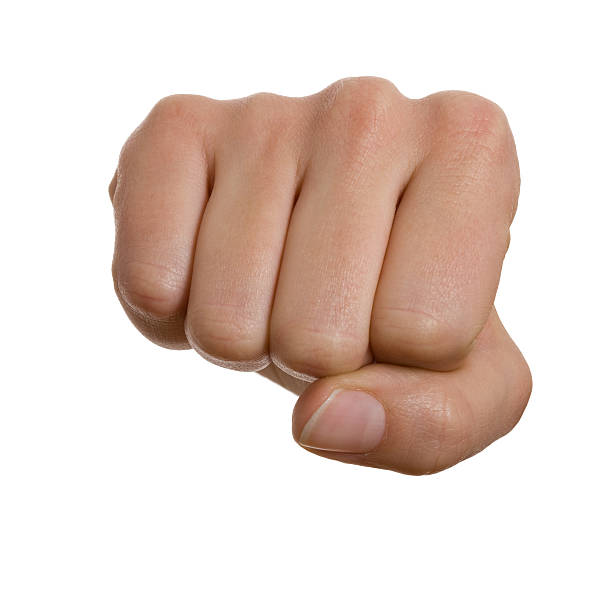
#> input picture HW18_KNN/dataset/fist/fist1.jpg, 612 x 612 px, given in place of the camera
$ python main.py
#> lines starting #> are read from the running program, lines starting #| are printed output that depends on the picture
import cv2
import numpy as np
import matplotlib.pyplot as plt

cap = cv2.VideoCapture(0)

ret, frame = cap.read()
#> frame is the input picture: shape (612, 612, 3); mean B, G, R 206.5, 214.3, 230.3
cap.release()

if not ret:
    raise RuntimeError("Camera frame not captured")

gray = cv2.cvtColor(frame, cv2.COLOR_BGR2GRAY)
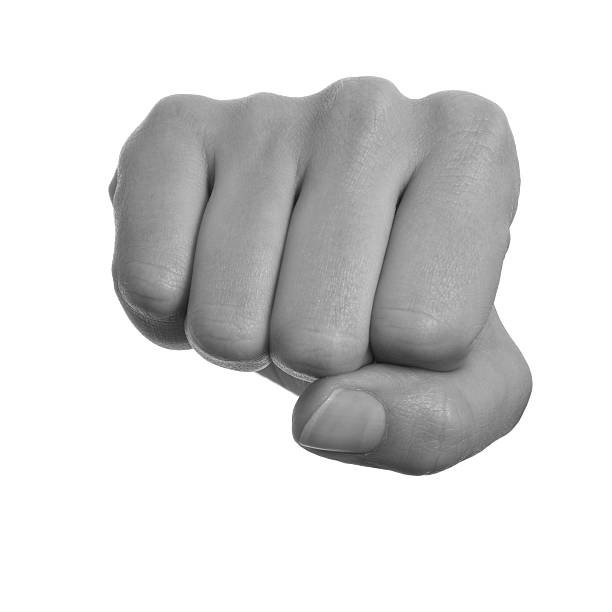
#> gray: shape (612, 612); min 16, max 255, mean 218.2
eq = cv2.equalizeHist(gray)
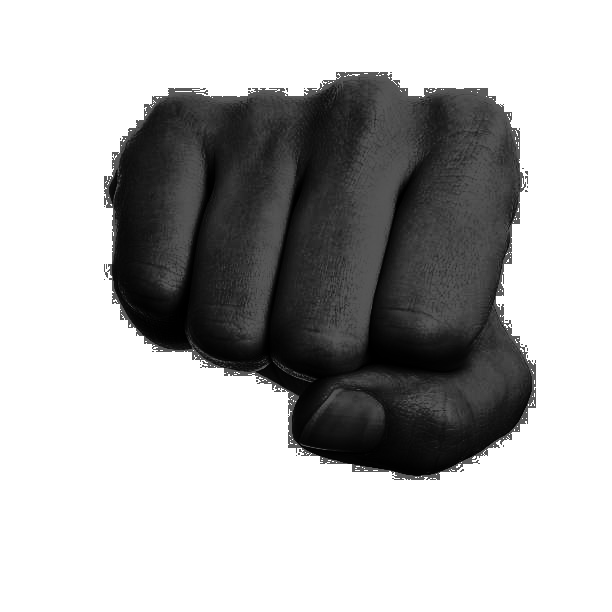
#> eq: shape (612, 612); min 0, max 255, mean 181.1

hist_gray = cv2.calcHist([gray], [0], None, [256], [0, 256])
#> hist_gray = 256 values, max 242421 at index 255, min 0 at index 0, mean 1463.1
hist_eq = cv2.calcHist([eq], [0], None, [256], [0, 256])
#> hist_eq = 256 values, max 242421 at index 255, min 0 at index 32, mean 1463.1

plt.figure(figsize=(12, 6))

plt.subplot(2, 2, 1)
plt.imshow(gray, cmap="gray")
plt.title("Original")
plt.axis("off")

plt.subplot(2, 2, 2)
plt.imshow(eq, cmap="gray")
plt.title("Equalized")
plt.axis("off")

plt.subplot(2, 1, 2)
plt.title("Histograms (bins=256, mask=off)")
plt.plot(hist_gray)
plt.plot(hist_eq)
plt.xlim([0, 256])

plt.tight_layout()
plt.show()
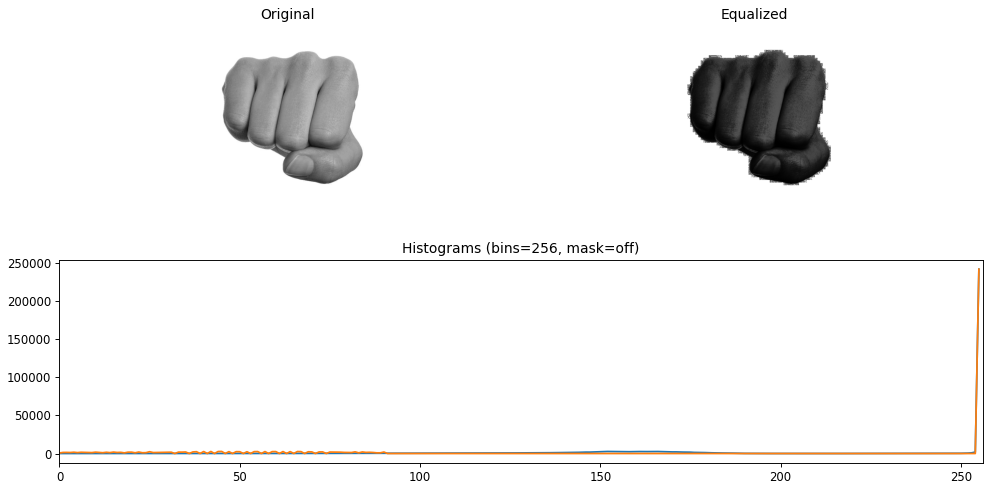
#> figure drawn by matplotlib, 3 panels; panel 3: curve peaks at x = 255, y = 242421; panel 3: curve peaks at x = 255, y = 242421

$ run again, on HW18_KNN/dataset/fist/fist10.jpg
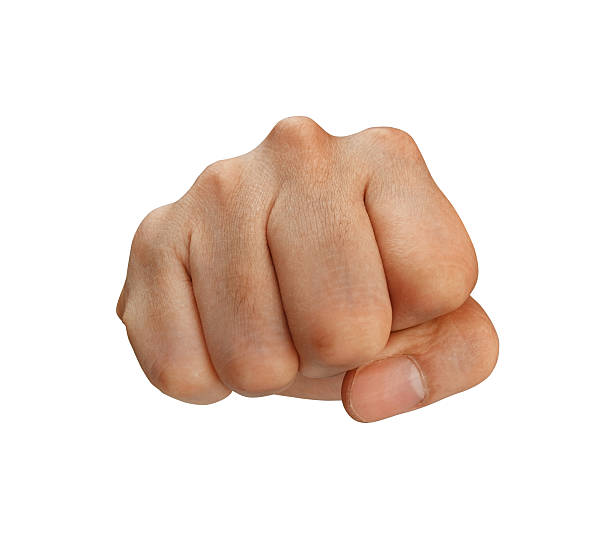
#> input picture HW18_KNN/dataset/fist/fist10.jpg, 612 x 537 px, given in place of the camera
#> frame is the input picture: shape (537, 612, 3); mean B, G, R 216.2, 224.3, 237.9
#> `eq = cv2.equalizeHist(gray)`:
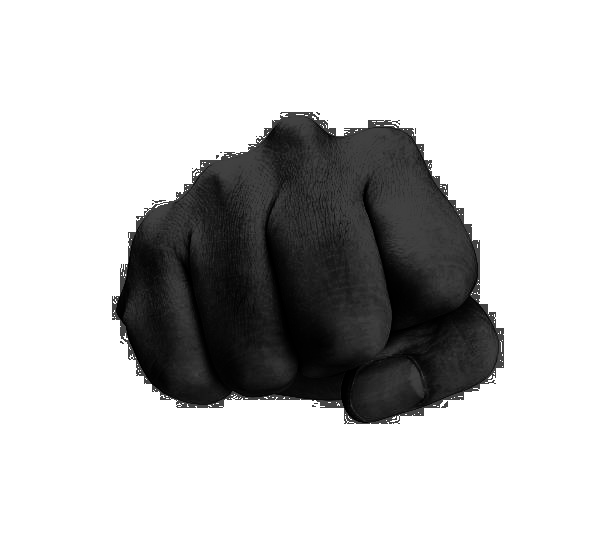
#> eq: shape (537, 612); min 0, max 255, mean 195.4
#> hist_gray = 256 values, max 239606 at index 255, min 0 at index 0, mean 1283.8
#> hist_eq = 256 values, max 239606 at index 255, min 0 at index 36, mean 1283.8
#> `plt.show()`:
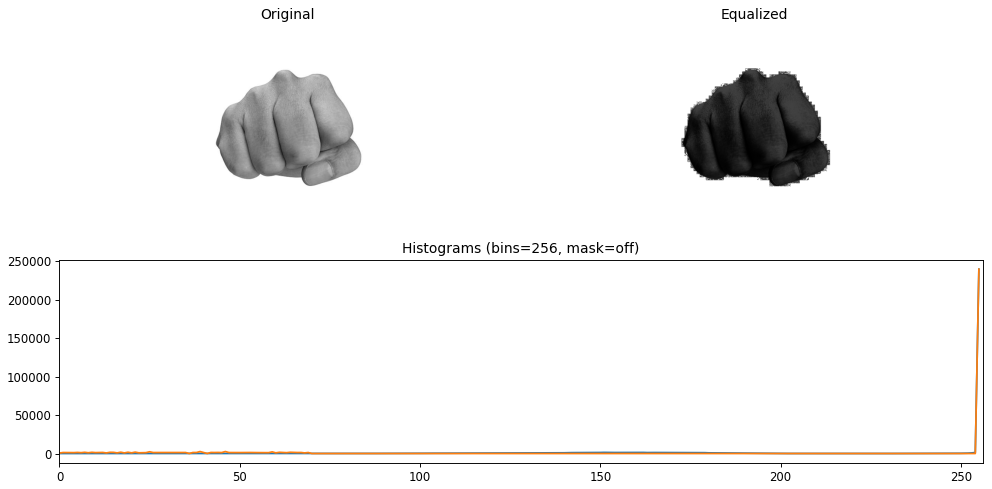
#> figure drawn by matplotlib, 3 panels; panel 3: curve peaks at x = 255, y = 239606; panel 3: curve peaks at x = 255, y = 239606

$ run again, on HW18_KNN/dataset/fist/fist11.jpg
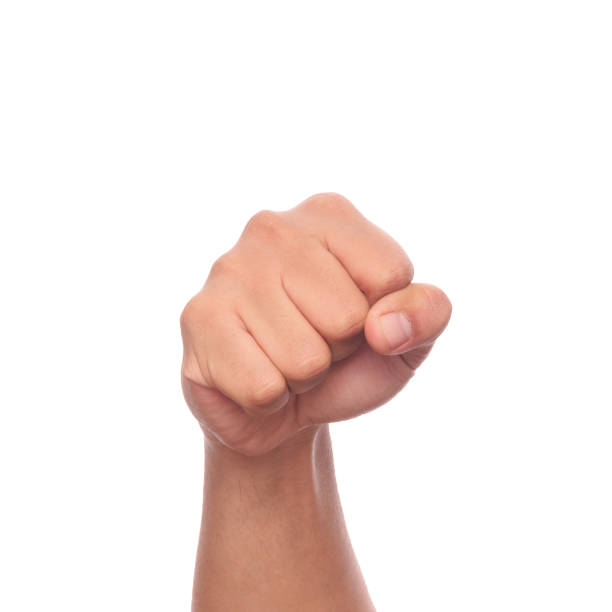
#> input picture HW18_KNN/dataset/fist/fist11.jpg, 612 x 612 px, given in place of the camera
#> frame is the input picture: shape (612, 612, 3); mean B, G, R 228.9, 232.6, 244.4
#> `eq = cv2.equalizeHist(gray)`:
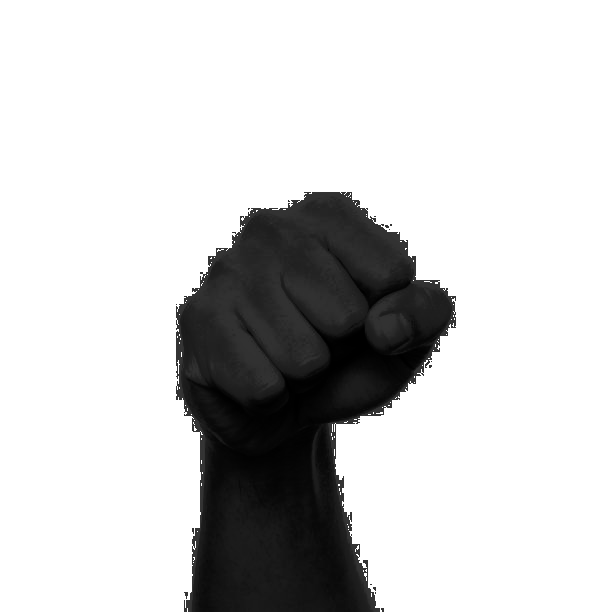
#> eq: shape (612, 612); min 0, max 255, mean 207.7
#> hist_gray = 256 values, max 296863 at index 255, min 0 at index 0, mean 1463.1
#> hist_eq = 256 values, max 296863 at index 255, min 0 at index 54, mean 1463.1
#> `plt.show()`:
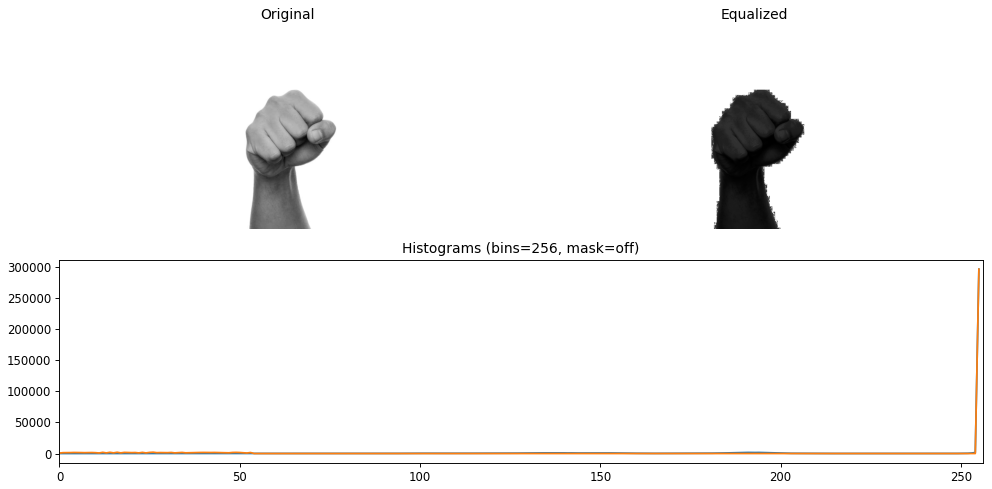
#> figure drawn by matplotlib, 3 panels; panel 3: curve peaks at x = 255, y = 296863; panel 3: curve peaks at x = 255, y = 296863

$ run again, on HW18_KNN/dataset/fist/fist12.jpg
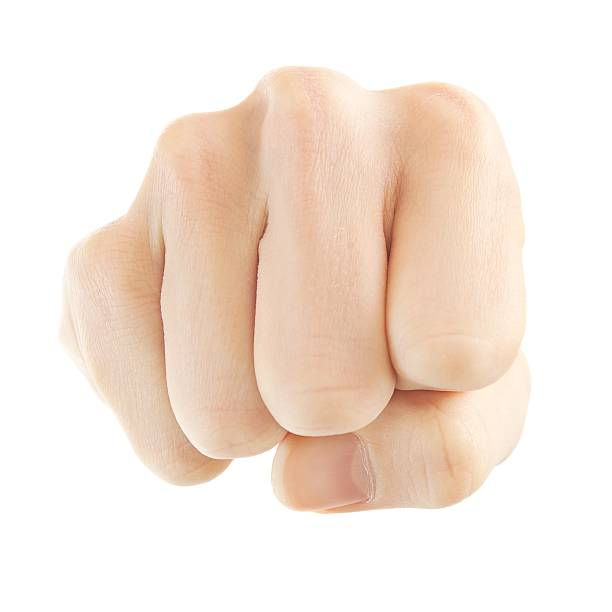
#> input picture HW18_KNN/dataset/fist/fist12.jpg, 612 x 612 px, given in place of the camera
#> frame is the input picture: shape (612, 612, 3); mean B, G, R 219.4, 230.4, 244.8
#> `eq = cv2.equalizeHist(gray)`:
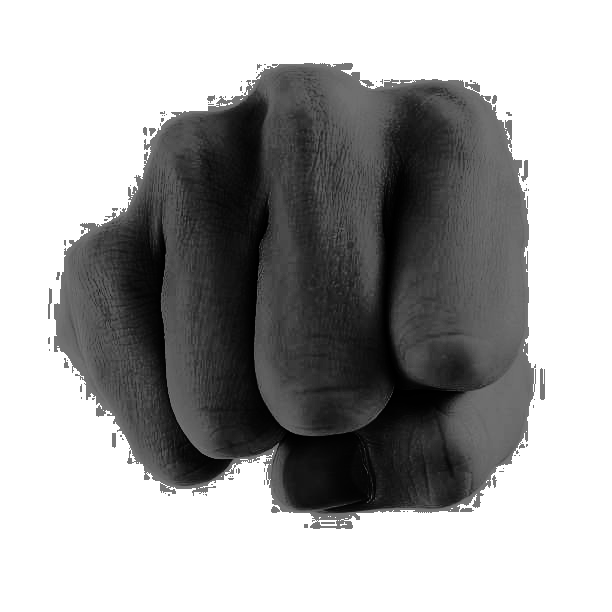
#> eq: shape (612, 612); min 0, max 255, mean 165.2
#> hist_gray = 256 values, max 202431 at index 255, min 0 at index 0, mean 1463.1
#> hist_eq = 256 values, max 202431 at index 255, min 0 at index 25, mean 1463.1
#> `plt.show()`:
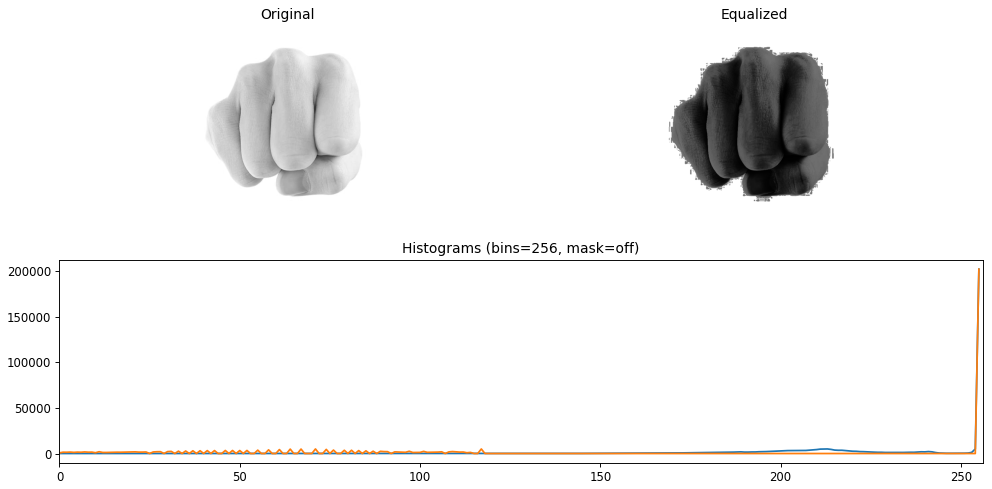
#> figure drawn by matplotlib, 3 panels; panel 3: curve peaks at x = 255, y = 202431; panel 3: curve peaks at x = 255, y = 202431
